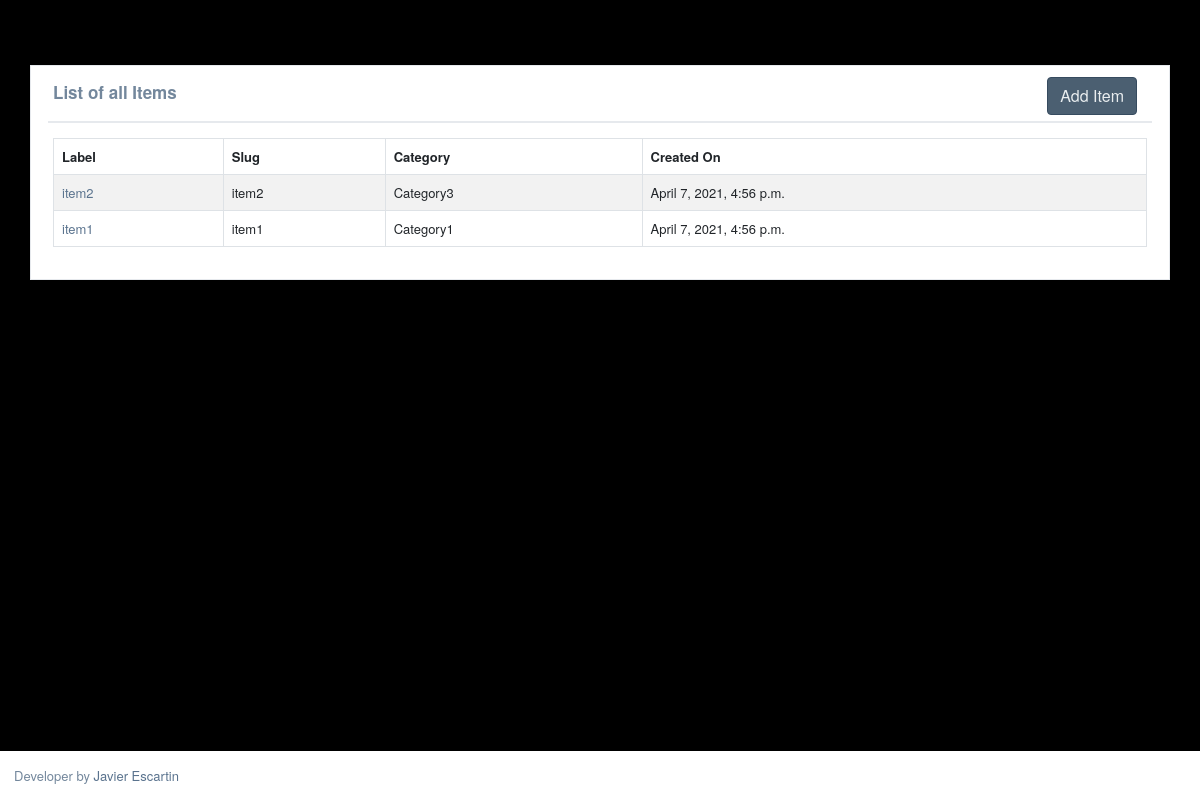
/account/item/, run on the app's committed database.
### accounts/models.py (models this page shows, shortened)
class Item(models.Model):
	CATEGORY = (
			('Category1', 'Category 1'),
			('Category2', 'Category 2'),
            ('Category3', 'Category 3'),
			)
	label = models.CharField(max_length=200, blank=False, null=True)
	slug = models.SlugField(unique=True)
	category = models.CharField(max_length=200, null=True, choices=CATEGORY)
	date_created = models.DateTimeField(auto_now_add=True, null=True)
	items = ItemManager()
	def get_absolute_url(self):
		return reverse("itemDetail", kwargs={"slug":self.slug})
	class Meta:
		ordering = ["-label", "-date_created"]

### accounts/views.py (the view)
# urls.py: url(r'^account/item/$', views.item_list, name='itemList'),
def item_list(request):
    queryset_list_items = Item.items.all()
    context_data = {
        "Title": "List of all Items",
		"items_list": queryset_list_items,
    }
    return render(request, "accounts/item_list.html", context_data)

### templates/accounts/item_list.html
{% extends "../base.html" %}
{% block body_content %}
<div class="col-md-12 col-sm-12 col-xs-12">
	<div class="x_panel">
		<div class="x_title">
			<h2 class="title_form"> {{ Title }} </h2>
			<ul class="dataTable_buttons">
				<li>
					<button class="btn btn-blue" type="button" onclick="window.location.href='/account/item/create'">Add Item</button>
				</li>
			</ul>
			<div class="clearfix"></div>
		</div>
		<div class="x_content">
			<table id="datatable-checkbox" class="table table-striped table-bordered bulk_action">
				<thead>
					<tr>
						<th>Label</th>
                        <th>Slug</th>
                        <th>Category</th>
                        <th>Created On</th>
					</tr>
				</thead>
				<tbody>
					{% for item in items_list %}
					<tr>
						<td>
							<a href="{{ item.get_absolute_url }}">{{ item.label }} </a>
						</td>
                        <td>
							{{ item.slug }}
						</td>
                        <td>
							{{ item.category }}
						</td>
                        <td>
							{{ item.date_created }}
						</td>
					</tr>
					{% endfor %}
				</tbody>
			</table>
		</div>
	</div>
</div>
{% endblock body_content %}

### static/css/base.css (style rules this page uses)
html , body { height:100%; }
html { -webkit-tap-highlight-color:rgba(0,0,0,0); }
body { color: #73879C; background: #000000; font-family: "Helvetica Neue", Roboto, Arial, "Droid Sans", sans-serif; font-size: 13px; font-weight: 400; line-height: 1.471; }
h2 { font-size: 18px; font-weight: 400 }
h1, .h1, h2, .h2, h3, .h3 { margin-top: 10px; margin-bottom: 10px }
.col-md-55, .col-xs-1, .col-sm-1, .col-md-1, .col-lg-1, .col-xs-2, .col-sm-2, .col-md-2, .col-lg-2, .col-xs-3, .col-sm-3, .col-md-3, .col-lg-3, .col-xs-4, .col-sm-4, .col-md-4, .col-lg-4, .col-xs-5, .col-sm-5, .col-md-5, .col-lg-5, .col-xs-6, .col-sm-6, .col-md-6, .col-lg-6, .col-xs-7, .col-sm-7, .col-md-7, .col-lg-7, .col-xs-8, .col-sm-8, .col-md-8, .col-lg-8, .col-xs-9, .col-sm-9, .col-md-9, .col-lg-9, .col-xs-10, .col-sm-10, .col-md-10, .col-lg-10, .col-xs-11, .col-sm-11, .col-md-11, .col-lg-11, .col-xs-12, .col-sm-12, .col-md-12, .col-lg-12 { position: relative; min-height: 1px; float: left; padding-right: 10px; padding-left: 10px }
.clearfix:after, form:after { content: "."; display: block; height: 0; clear: both; visibility: hidden }
*, *:before, *:after { box-sizing: border-box }
a { color: #5A738E; text-decoration: none }
a, a:visited, a:focus, a:active, :visited, :focus, :active, .btn:focus, .btn:active:focus, .btn.active:focus, .btn.focus, .btn:active.focus, .btn.active.focus { outline: 0 }
.btn-blue { color: #E9EDEF; background-color: #4B5F71; border-color: #364B5F }
.x_panel { position: relative; width: 100%; margin-bottom: 10px; padding: 10px 17px; display: inline-block; background: #fff; border: 1px solid #E6E9ED; -webkit-column-break-inside: avoid; -moz-column-break-inside: avoid; column-break-inside: avoid; opacity: 1; transition: all .2s ease }
.x_title { border-bottom: 2px solid #E6E9ED; padding: 1px 5px 6px; margin-bottom: 10px }
.x_title h2 { margin: 5px 0 6px; float: left; display: block; text-overflow: ellipsis; overflow: hidden; white-space: nowrap }
.dataTable_buttons { float: right; margin-right: 10px; width: auto; margin-bottom: 0px; }
.dataTable_buttons li { position: relative; display: inline-block; }
.x_content { padding: 0 5px 6px; position: relative; width: 100%; float: left; clear: both; margin-top: 5px }
.title_form { font-size: 30px; font-weight: bold; }
@media (max-width: 1200px) { .x_title h2 { width: 62%; font-size: 17px } }

### data on the page
Item: label "item2", slug "item2", category "Category3", date_created "April 7, 2021, 4:56 p.m."
Item: label "item1", slug "item1", category "Category1", date_created "April 7, 2021, 4:56 p.m."

### other printed values
{{ Title }} "List of all Items"
